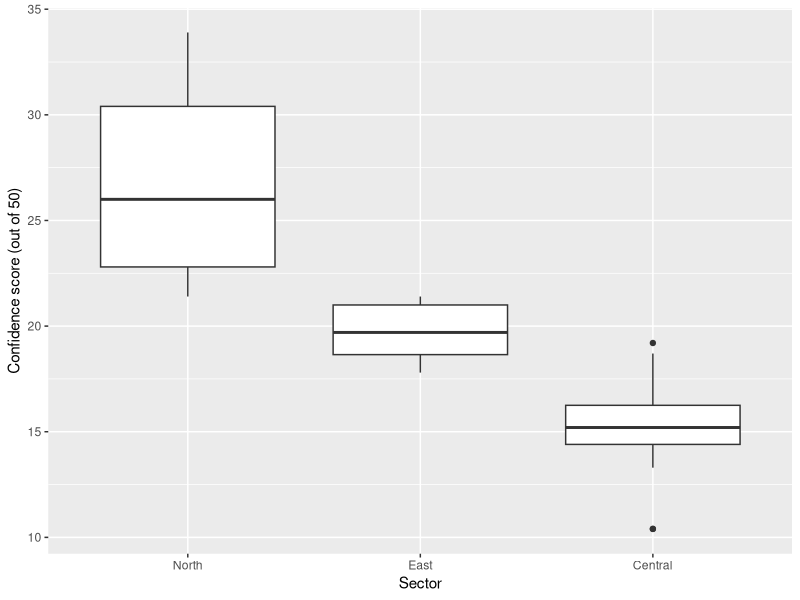

R code for this plot:
## ---- chunk 1

library(ggplot2)
ggplot(mtcars, aes(y=mpg, x=as.factor(cyl)))+
  geom_boxplot() +
  ylab("Confidence score (out of 50)") +
  scale_x_discrete(name ="Sector",labels=c("North","East","Central"))


